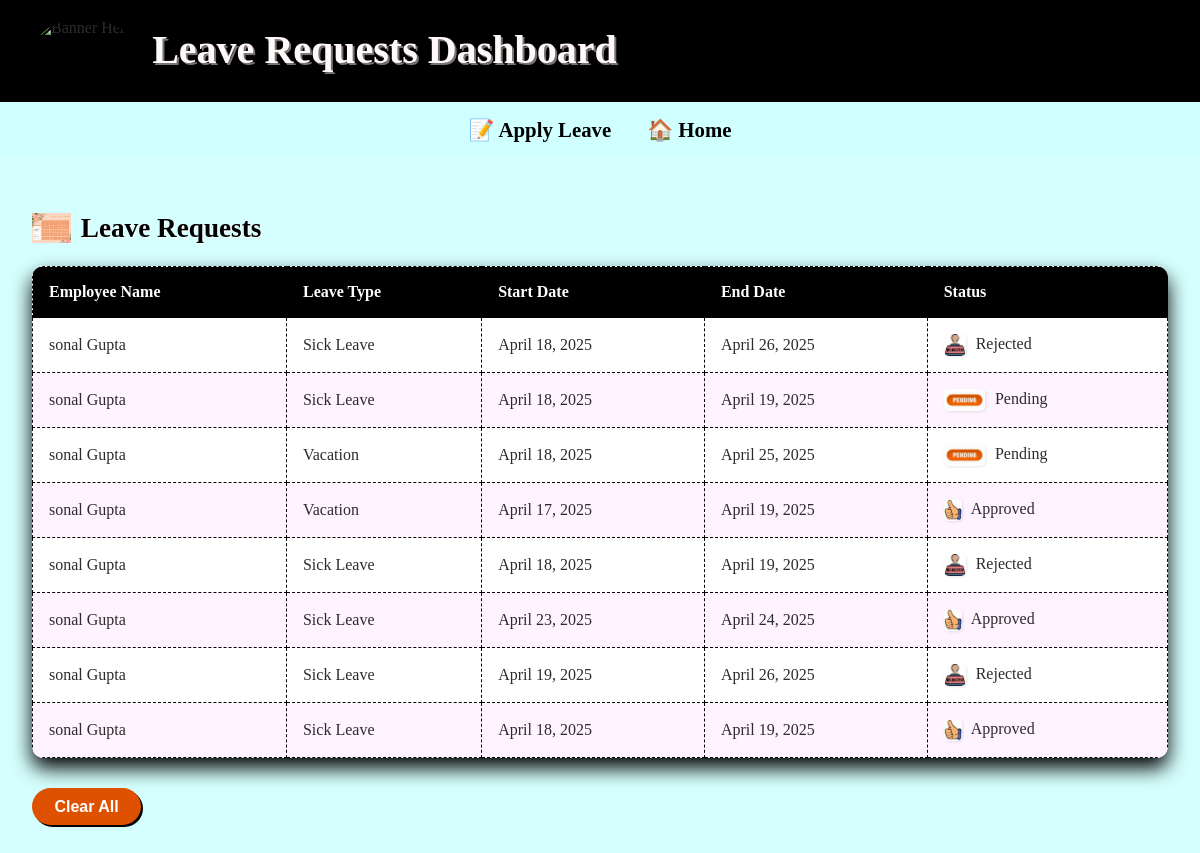
Screenshot of /leave_request2/ (signed in) with the database file from the repository.
### Dashboard/models.py (models this page shows, shortened)
class LeaveRequest1(models.Model):
    STATUS_CHOICES = [
        ('Pending', 'Pending'),
        ('Approved', 'Approved'),
        ('Rejected', 'Rejected'),
    ]
    employee_name = models.CharField(max_length=100)
    leave_type = models.CharField(max_length=50)
    start_date = models.DateField()
    end_date = models.DateField()
    status = models.CharField(max_length=20, choices=STATUS_CHOICES,default='Pending')

### Dashboard/views.py (the view)
# urls.py: path('leave_request2/',views.leave_request2,name="leave_request2"),
@login_required
def leave_request2(request):
    leave_request2 = LeaveRequest1.objects.all().order_by('-id')
    return render(request, 'leave_request2.html', {'leave_request2': leave_request2})

### Dashboard/templates/leave_request2.html (shortened to what this page needs)
<!DOCTYPE html>
{% load static %}
<html lang="en">
<head>
    <link rel="stylesheet" href="{% static 'css/leave_status1.css' %}">
</head>
<body>
    <div class="top-banner">
        <img src="{% static 'images/image18.gif' %}" alt="Banner Hero">
        <h1>Leave Requests Dashboard</h1>
    </div>
    <div class="nav">
        <a href="{% url 'apply_leave1' %}">📝 Apply Leave</a>
        <a href="{% url 'home' %}">🏠 Home</a>
    </div>
    <div class="container">
        <div id="main">
            <h2>
                <img src="{% static 'images/image14.png' %}" alt="Calendar Icon"> Leave Requests
            </h2>
            <div class="card-table">
                <table>
                    <thead>
                        <tr>
                            <th>Employee Name</th>
                            <th>Leave Type</th>
                            <th>Start Date</th>
                            <th>End Date</th>
                            <th>Status</th>
                        </tr>
                    </thead>
                    <tbody>
                        {% for requests in leave_request2 %}
                        <tr>
                            <td>{{ requests.employee_name }}</td>
                            <td>{{ requests.leave_type }}</td>
                            <td>{{ requests.start_date }}</td>
                            <td>{{ requests.end_date }}</td>
                            <td>
                                {% if requests.status == 'Approved' %}
                                <img src="{% static 'images/image25.jpg' %}" alt="Approved" class="status-icon">
                                {% elif requests.status == 'Pending' %}
                                <img src="{% static 'images/image26.jpg' %}" alt="Pending" class="status-icon">
                                {% else %}
                                <img src="{% static 'images/image27.jpg' %}" alt="Rejected" class="status-icon">
                                {% endif %}
                                {{ requests.status }}
                            </td>
                        </tr>
                        {% empty %}
                        <tr>
                            <td colspan="5" style="text-align: center;">No leave requests found.</td>
                        </tr>
                        {% endfor %}
                    </tbody>
                </table>
            </div>
            <form action="{% url 'clear_leaves1' %}" method="POST">
                <button id="clear" class="btn clear" type="submit"
                    onclick="return confirm('Are you sure you want to delete all leave requests?');">
                    Clear All
                </button>
            </form>
        </div>
    </div>
</body>
</html>

### Dashboard/static/css/leave_status1.css (style rules this page uses)
body { background: #d5fffe; margin: 0; padding: 0; color: #2c2c2c; }
.top-banner { background: #000000; display: flex; align-items: center; padding: 1rem 2rem; gap: 1rem; box-shadow: 0 8px 16px rgb(0, 0, 0); border-bottom: 4px solid #000000; }
.top-banner img { height: 60px; border-radius: 50%; border: 3px solid #000000; }
.top-banner h1 { font-size: 2.5rem; margin: 0; color: #fff8f8; text-shadow: 2px 2px #787474; }
.nav { background: #d0ffff; padding: 1rem; text-align: center; }
.nav a { margin: 0 1rem; text-decoration: none; color: #000000; font-weight: bold; font-size: 1.3rem; transition: transform 0.2s ease-in-out; }
.container { padding: 2rem; }
h2 { display: flex; align-items: center; font-size: 1.7rem; color: #000000; text-shadow: 1px 1px #ffffff; }
h2 img { height: 30px; margin-right: 10px; }
.card-table table { width: 100%; border-collapse: collapse; margin-top: 1rem; background: #ffffff; border-radius: 12px; overflow: hidden; box-shadow: 0 10px 20px rgb(0, 0, 0); }
.card-table th, .card-table td { padding: 1rem; border: 1px dashed #000000; text-align: left; font-size: 1rem; }
.card-table th { background: #000000; color: #ffffff; font-weight: bold; }
.card-table tr:nth-child(even) { background: #fff3ff; }
.status-icon { height: 22px; vertical-align: middle; margin-right: 6px; border-radius: 5px; box-shadow: 1px 1px 3px rgba(0, 0, 0, 0.1); }
.btn { font-family: 'Poppins', sans-serif; padding: 0.6rem 1.4rem; border-radius: 25px; border: none; cursor: pointer; font-weight: bold; font-size: 1rem; transition: all 0.2s ease-in-out; box-shadow: 2px 2px 0 #000; }
.btn.clear { background: #dd5100; color: white; margin-top: 30px; }

### rows the page displays
LeaveRequest1: employee_name "sonal Gupta", leave_type "Sick Leave", start_date "April 18, 2025", end_date "April 26, 2025", status "Rejected"
LeaveRequest1: employee_name "sonal Gupta", leave_type "Sick Leave", start_date "April 18, 2025", end_date "April 19, 2025", status "Pending"
LeaveRequest1: employee_name "sonal Gupta", leave_type "Vacation", start_date "April 18, 2025", end_date "April 25, 2025", status "Pending"
LeaveRequest1: employee_name "sonal Gupta", leave_type "Vacation", start_date "April 17, 2025", end_date "April 19, 2025", status "Approved"
LeaveRequest1: employee_name "sonal Gupta", leave_type "Sick Leave", start_date "April 18, 2025", end_date "April 19, 2025", status "Rejected"
LeaveRequest1: employee_name "sonal Gupta", leave_type "Sick Leave", start_date "April 23, 2025", end_date "April 24, 2025", status "Approved"
LeaveRequest1: employee_name "sonal Gupta", leave_type "Sick Leave", start_date "April 19, 2025", end_date "April 26, 2025", status "Rejected"
LeaveRequest1: employee_name "sonal Gupta", leave_type "Sick Leave", start_date "April 18, 2025", end_date "April 19, 2025", status "Approved"
